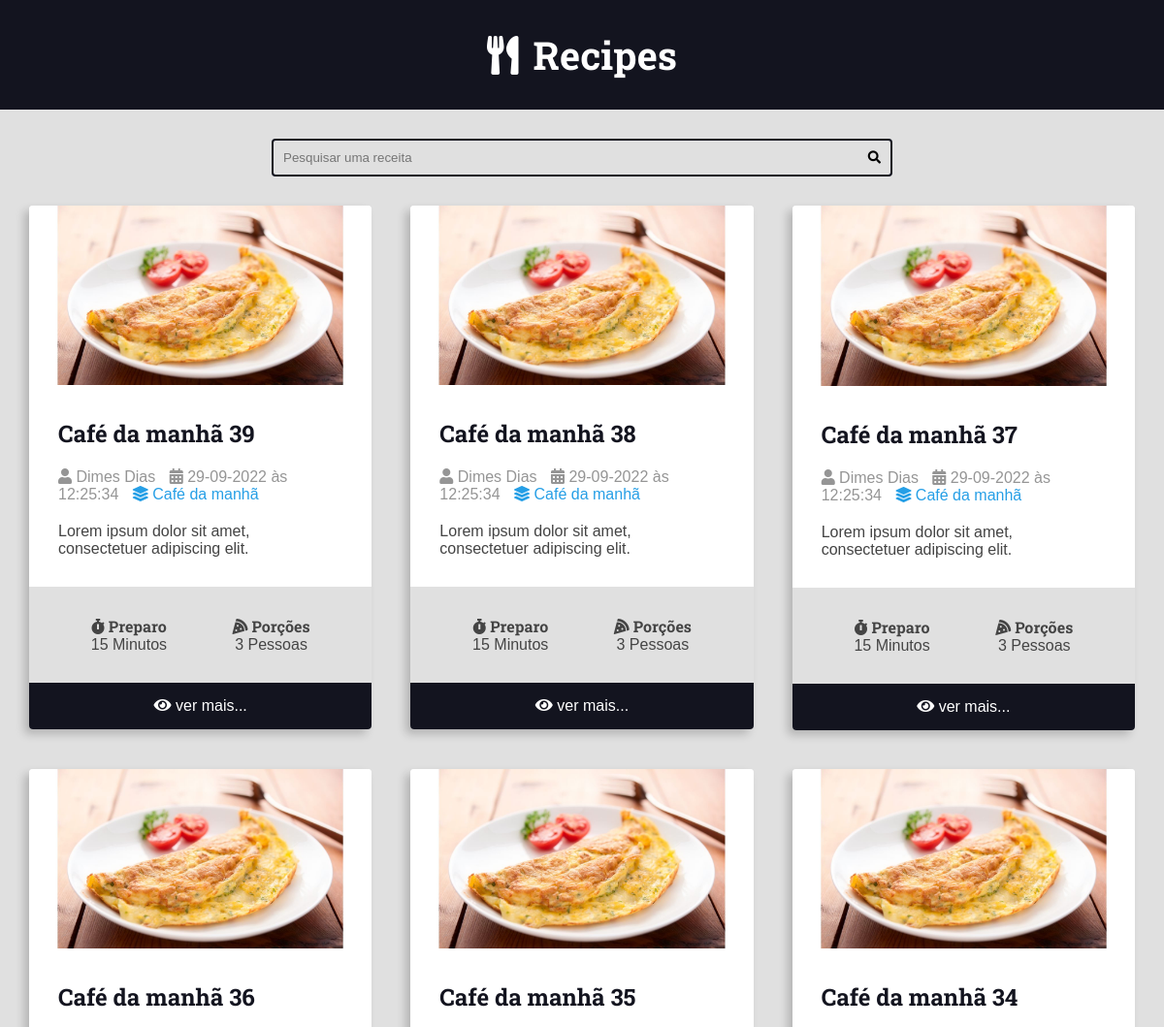
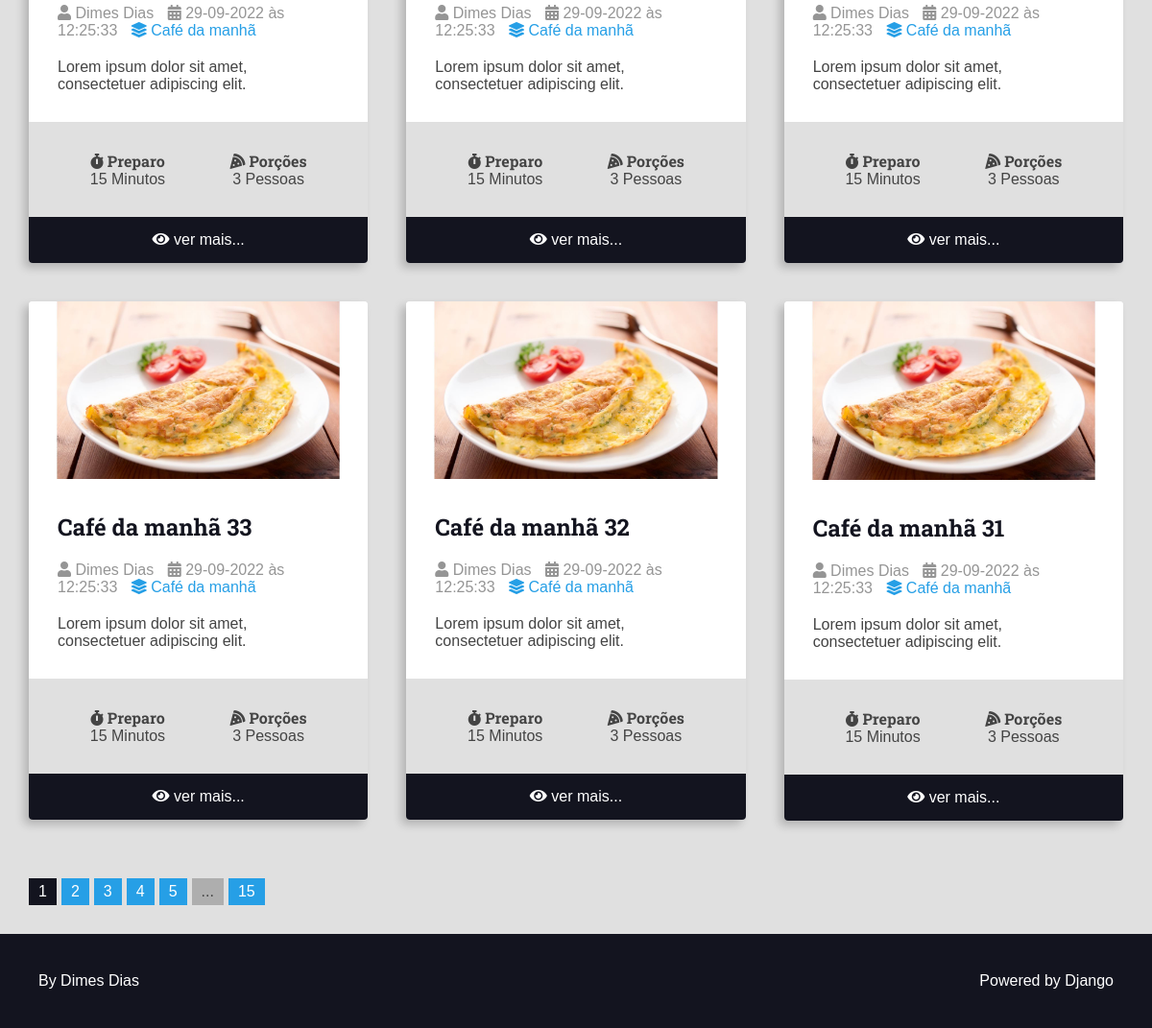
The page / on the database its author committed (2 pictures, top to bottom).
### recipes/models.py (models this page shows, shortened)
class Recipe(models.Model):
    title = models.CharField(max_length=65, verbose_name='Título')
    description = models.CharField(max_length=165, verbose_name='Descrição')
    slug = models.SlugField(unique=True)
    preparation_time = models.IntegerField(verbose_name='Tempo de preparação')
    preparation_time_unit = models.CharField(
        max_length=65, verbose_name='Unidade do tempo de preparação')
    servings = models.IntegerField(verbose_name='Porções')
    servings_unit = models.CharField(
        max_length=65, verbose_name='Unidade das porções')
    preparation_steps = models.TextField(verbose_name='Etapas de preparação')
    preparation_steps_is_html = models.BooleanField(
        default=False, verbose_name='Etapas de preparação em HTML')
    created_at = models.DateTimeField(auto_now_add=True)
    updated_at = models.DateTimeField(auto_now=True)
    is_published = models.BooleanField(default=False, verbose_name='Publicado')
    cover = models.ImageField(
        upload_to='recipes/covers/%Y/%m/%d/',
        blank=True,
        default='',
        verbose_name='Imagem'
    )
    category = models.ForeignKey(
        Category, on_delete=models.SET_NULL, null=True, blank=True, default=None, verbose_name='Categoria')  # noqa: E501
    author = models.ForeignKey(
        User, on_delete=models.SET_NULL, null=True, verbose_name='Autor')

class Category(models.Model):
    name = models.CharField(max_length=65)

### recipes/views.py (the view)
# urls.py: path('', views.RecipeListViewHome.as_view(), name="home"),
class RecipeListViewHome(RecipeListViewBase):
    template_name = 'pages/home.html'

### recipes/views.py (called while the page is built)
    def get_queryset(self, *args, **kwargs):
        qs = super().get_queryset(*args, **kwargs)
        qs = qs.filter(
            is_published=True,
        )
        return qs

    def get_context_data(self, *args, **kwargs):
        ctx = super().get_context_data(*args, **kwargs)
        page_obj, pagination_range = make_pagination(
            self.request,
            ctx.get('recipes'),
            PER_PAGES
        )
        ctx.update({
            'recipes': page_obj,
            'pagination_range': pagination_range,
        })
        return ctx

### utils/pagination.py (called while the page is built)
def make_pagination(request, queryset, per_page, qty_pages=5):
    try:
        current_page = int(request.GET.get('page', 1))
    except ValueError:
        current_page = 1
    paginator = Paginator(queryset, per_page)  # qtde de itens por página
    page_obj = paginator.get_page(current_page)    # informa a página corrente
    pagination_range = make_pagination_range(
        paginator.page_range,
        qty_pages,
        current_page,
    )
    return page_obj, pagination_range

### recipes/templates/pages/home.html (shortened to what this page needs)
{% extends 'base/base.html' %}
{% block content %}
<div class="main-content main-content-list container">
    {% for recipe in recipes %}
        {% include 'partials/recipe.html' %}
    {% empty %}
        <h1 class='centraliza'>Nenhuma receita encontrada.. 😕</h1>
    {% endfor %}
</div>
{% endblock content %}

### recipes/templates/partials/recipe.html (shortened to what this page needs)
<div class="recipe recipe-list-item">
    <div class="recipe-cover">
        <a href="{% url 'recipes:recipe' recipe.id %}">
            {% if recipe.cover %}
                <img src="{{ recipe.cover.url }}" alt="Temporário">
            {% else %}
                <img src="/media/recipes/covers/imagem_padrao.jpg" alt="Temporário">
            {% endif %}
        </a>
    </div>
    <div class="recipe-title-container">
        <h2 class="recipe-title">
            <a href="{% url 'recipes:recipe' recipe.id %}">{{ recipe.title }}</a>
        </h2>
    </div>
    <div class="recipe-author">
        {% if not recipe.author is None %}
            <span class="recipe-author-item">
                <i class="fas fa-user"></i>
                {{ recipe.author.first_name }} {{ recipe.author.last_name }}
            </span>
        {% endif %}
        <span class="recipe-author-item">
            <i class="fas fa-calendar-alt"></i>
            {{ recipe.created_at|date:'d-m-Y à\s H:i:s' }}
        </span>
        {% if not recipe.category is None %}
            <span class="recipe-author-item">
                <a href="{% url 'recipes:category' recipe.category.id %}">
                    <i class="fas fa-layer-group"></i>
                    <span>{{ recipe.category.name }}</span>
                </a>
            </span>
        {% endif %}
    </div>
    <div class="recipe-content">
        <p>{{ recipe.description }}</p>
    </div>
    <div class="recipe-meta-container">
        <div class="recipe-meta recipe-preparation">
            <h3 class="recipe-meta-title"><i class="fas fa-stopwatch"></i> Preparo</h3>
            <div class="recipe-meta-text">
                {{ recipe.preparation_time }} {{ recipe.preparation_time_unit }}
            </div>
        </div>
        <div class="recipe-meta recipe-servings">
            <h3 class="recipe-meta-title"><i class="fas fa-pizza-slice"></i> Porções</h3>
            <div class="recipe-meta-text">
                {{ recipe.servings }} {{ recipe.servings_unit }}
            </div>
        </div>
    </div>
    {% if not is_detail_page is True %}
    <footer class="recipe-footer">
        <a class="recipe-read-more button button-dark button-full-width" href="{% url 'recipes:recipe' recipe.id %}">
            <i class="fas fa-eye"></i>
            <span>ver mais...</span>
        </a>
    </footer>
    {% endif %}
</div>

### recipes/static/css/styles.css (style rules this page uses)
:root { --color-primary: #269fe6; --color-primary-hover: #2086c2; --color-primary-dark: #13141f; --color-primary-dark-hover: #212336; --color-primary-light: #d4ecfa; --color-primary-light-hover: #bdd8e7; --color-white: #fff; --color-black: #000; --color-dark-text: #444; --color-info-light: #cce5ff; --color-debug-light: #cce5ff; --color-success-light: #d4edda; --color-alert-light: #fff3cd; --color-warning-light: #fff3cd; --color-error-light: #f8d7da; --color-info-dark: #4d86c4; --color-debug-dark: #4d86c4; --color-success-dark: #4a9c5d; --color-alert-dark: #927f40; --color-warning-dark: #927f40; --color-error-dark: #da525d; --color-gray-0: #f9f9f9; --color-gray-1: #e0e0e0; --color-gray-2: #c7c7c7; --color-gray-3: #aeaeae; --color-gray-4: #959595; --color-gray-5: #7d7d7d; --color-gray-6: #646464; --color-gray-7: #4b4b4b; --color-gray-8: #323232; --color-gray-9: #191919; --font-primary: sans-serif; --font-headings: 'Roboto Slab', serif; --spacing-gutter-medium: 3rem; --spacing-gutter-large: 4rem; }
* { padding: 0; margin: 0; box-sizing: border-box; }
html { font-size: 62.5%; }
body { font-size: 1.6rem; font-family: var(--font-primary); background: var(--color-gray-1); color: var(--color-dark-text); }
h1, h2, h3, h4, h5, h6 { font-family: var(--font-headings); }
img { max-width: 100%; }
a { color: var(--color-primary); text-decoration: none; }
.container { max-width: 144rem; margin: 0 auto; padding: var(--spacing-gutter-medium); }
.main-content { padding-top: 0; }
.main-content-list { display: grid; grid-template-columns: repeat(auto-fit, minmax(340px, 1fr)); gap: var(--spacing-gutter-large) }
.recipe { background: var(--color-white); box-shadow: -5px 5px 10px rgba(0, 0, 0, .2); transform: scale(1); transition: all 300ms ease-in-out; border-radius: .4rem; overflow: hidden; }
.recipe img { width: 100%; }
.recipe-list-item { max-width: 64rem; height: min-content; }
.recipe-title-container { padding: var(--spacing-gutter-medium); padding-bottom: 2rem; }
.recipe-title-container a { text-decoration: none; color: var(--color-primary-dark); }
.recipe-author { padding: 0 var(--spacing-gutter-medium); }
.recipe-content { padding: var(--spacing-gutter-medium); padding-top: 2rem; }
.recipe-author-item { color: var(--color-gray-4); margin-right: 1rem; }
.recipe-author a { color: var(--color-primary); transition: all 300ms ease-in-out; text-decoration: none; }
.recipe-meta-container { display: flex; flex-flow: row wrap; padding: var(--spacing-gutter-medium); background: var(--color-gray-1); }
.recipe-meta { display: flex; flex-flow: column nowrap; flex-shrink: 1; flex-grow: 1; text-align: center; }
.recipe-meta-title { font-size: 1.6rem; }
.recipe-footer a { background: var(--color-primary-dark); display: block; color: var(--color-white); text-decoration: none; text-align: center; padding: 1.5rem var(--spacing-gutter-medium); transition: all 300ms ease-in-out; }

### rows shown on the page
Recipe: cover (picture), title "Café da manhã 39", author.first_name "Dimes", author.last_name "Dias", created_at "29-09-2022 às 12:25:34", category.name "Café da manhã", description "Lorem ipsum dolor sit amet, consectetuer adipiscing elit.", preparation_time "15", preparation_time_unit "Minutos", servings "3", servings_unit "Pessoas"
Recipe: cover (picture), title "Café da manhã 38", author.first_name "Dimes", author.last_name "Dias", created_at "29-09-2022 às 12:25:34", category.name "Café da manhã", description "Lorem ipsum dolor sit amet, consectetuer adipiscing elit.", preparation_time "15", preparation_time_unit "Minutos", servings "3", servings_unit "Pessoas"
Recipe: cover (picture), title "Café da manhã 37", author.first_name "Dimes", author.last_name "Dias", created_at "29-09-2022 às 12:25:34", category.name "Café da manhã", description "Lorem ipsum dolor sit amet, consectetuer adipiscing elit.", preparation_time "15", preparation_time_unit "Minutos", servings "3", servings_unit "Pessoas"
Recipe: cover (picture), title "Café da manhã 36", author.first_name "Dimes", author.last_name "Dias", created_at "29-09-2022 às 12:25:33", category.name "Café da manhã", description "Lorem ipsum dolor sit amet, consectetuer adipiscing elit.", preparation_time "15", preparation_time_unit "Minutos", servings "3", servings_unit "Pessoas"
Recipe: cover (picture), title "Café da manhã 35", author.first_name "Dimes", author.last_name "Dias", created_at "29-09-2022 às 12:25:33", category.name "Café da manhã", description "Lorem ipsum dolor sit amet, consectetuer adipiscing elit.", preparation_time "15", preparation_time_unit "Minutos", servings "3", servings_unit "Pessoas"
Recipe: cover (picture), title "Café da manhã 34", author.first_name "Dimes", author.last_name "Dias", created_at "29-09-2022 às 12:25:33", category.name "Café da manhã", description "Lorem ipsum dolor sit amet, consectetuer adipiscing elit.", preparation_time "15", preparation_time_unit "Minutos", servings "3", servings_unit "Pessoas"
Recipe: cover (picture), title "Café da manhã 33", author.first_name "Dimes", author.last_name "Dias", created_at "29-09-2022 às 12:25:33", category.name "Café da manhã", description "Lorem ipsum dolor sit amet, consectetuer adipiscing elit.", preparation_time "15", preparation_time_unit "Minutos", servings "3", servings_unit "Pessoas"
Recipe: cover (picture), title "Café da manhã 32", author.first_name "Dimes", author.last_name "Dias", created_at "29-09-2022 às 12:25:33", category.name "Café da manhã", description "Lorem ipsum dolor sit amet, consectetuer adipiscing elit.", preparation_time "15", preparation_time_unit "Minutos", servings "3", servings_unit "Pessoas"
Recipe: cover (picture), title "Café da manhã 31", author.first_name "Dimes", author.last_name "Dias", created_at "29-09-2022 às 12:25:33", category.name "Café da manhã", description "Lorem ipsum dolor sit amet, consectetuer adipiscing elit.", preparation_time "15", preparation_time_unit "Minutos", servings "3", servings_unit "Pessoas"

### other values the page prints
{{ page }} "1"
{{ page }} "2" "3" "4" "5"
{{ pagination_range.total_pages }} "15"
